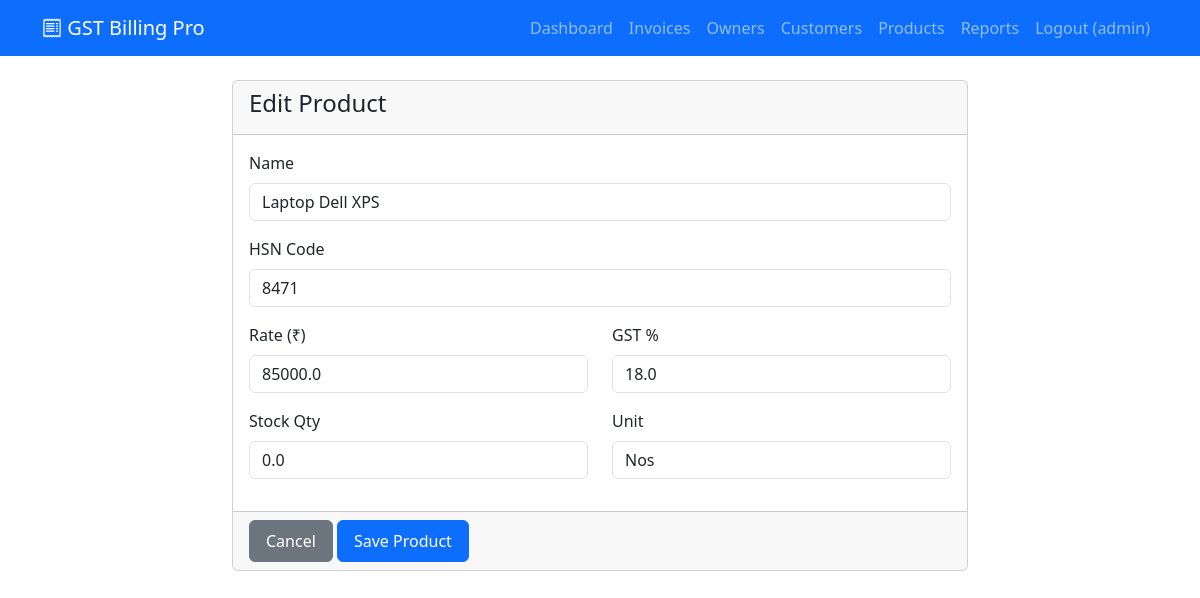
/main/product/1/edit (signed in), run on the app's committed database.
### MultipleFiles/models.py (models this page shows, shortened)
class User(db.Model, UserMixin):
    __tablename__ = 'user'
    id = db.Column(db.Integer, primary_key=True)
    username = db.Column(db.String(80), unique=True, nullable=False)
    email = db.Column(db.String(120), unique=True, nullable=False)
    password_hash = db.Column(db.String(128), nullable=False)

class Product(db.Model):
    id = db.Column(db.Integer, primary_key=True)
    name = db.Column(db.String(100), nullable=False)
    hsn_code = db.Column(db.String(20))
    rate = db.Column(db.Float)
    gst_percent = db.Column(db.Float, default=18.0)
    stock_qty = db.Column(db.Float, default=0.0)
    unit = db.Column(db.String(20), default='Nos')

### MultipleFiles/routes.py (the view, shortened to what this page needs)
@main.route('/product/<int:id>/edit', methods=['GET', 'POST'])
@login_required
def product_edit(id):
    product = Product.query.get_or_404(id)
    return render_template('product_form.html', product=product)

### MultipleFiles/templates/product_form.html (shortened to what this page needs)
{% extends "base.html" %}
{% block content %}
<div class="row justify-content-center">
    <div class="col-md-8">
        <div class="card">
            <div class="card-header">
                <h4>{{ 'Edit' if product else 'Add' }} Product</h4>
            </div>
            <form method="POST">
                <div class="card-body">
                    <div class="mb-3">
                        <label class="form-label">Name</label>
                        <input type="text" name="name" class="form-control" value="{{ product.name if product else '' }}" required>
                    </div>
                    <div class="mb-3">
                        <label class="form-label">HSN Code</label>
                        <input type="text" name="hsn_code" class="form-control" value="{{ product.hsn_code if product else '' }}">
                    </div>
                    <div class="row">
                        <div class="col-md-6 mb-3">
                            <label class="form-label">Rate (₹)</label>
                            <input type="number" step="0.01" name="rate" class="form-control" value="{{ product.rate if product else '' }}">
                        </div>
                        <div class="col-md-6 mb-3">
                            <label class="form-label">GST %</label>
                            <input type="number" step="0.1" name="gst_percent" class="form-control" value="{{ product.gst_percent if product else '18.0' }}">
                        </div>
                    </div>
                    <div class="row">
                        <div class="col-md-6 mb-3">
                            <label class="form-label">Stock Qty</label>
                            <input type="number" name="stock_qty" class="form-control" value="{{ product.stock_qty if product else '0' }}">
                        </div>
                        <div class="col-md-6">
                            <label class="form-label">Unit</label>
                            <input type="text" name="unit" class="form-control" value="{{ product.unit if product else 'Nos' }}">
                        </div>
                    </div>
                </div>
                <div class="card-footer">
                    <a href="{{ url_for('main.products') }}" class="btn btn-secondary">Cancel</a>
                    <button type="submit" class="btn btn-primary">Save Product</button>
                </div>
            </form>
        </div>
    </div>
</div>
{% endblock %}

### MultipleFiles/templates/base.html (shortened to what this page needs)
<!DOCTYPE html>
<html lang="en">
<head>
    <link href="https://cdn.jsdelivr.net/npm/bootstrap@5.3.3/dist/css/bootstrap.min.css" rel="stylesheet">
    <link rel="stylesheet" href="{{ url_for('static', filename='css/invoice.css') }}">
    <link href="https://cdn.jsdelivr.net/npm/bootstrap-icons@1.11.3/font/bootstrap-icons.css" rel="stylesheet">
</head>
<body>
    <nav class="navbar navbar-expand-lg navbar-dark bg-primary">
        <div class="container">
            {% if current_user.is_authenticated %}
            <a class="navbar-brand" href="{{ url_for('main.dashboard') }}">
                <i class="bi bi-receipt"></i> GST Billing Pro
            </a>
            <div class="navbar-nav ms-auto">
                <a class="nav-link" href="{{ url_for('main.dashboard') }}">Dashboard</a>
                <a class="nav-link" href="{{ url_for('main.invoice_list') }}">Invoices</a>
                <a class="nav-link" href="{{ url_for('main.owner_list') }}">Owners</a>
                <a class="nav-link" href="{{ url_for('main.customer_list') }}">Customers</a>
                <a class="nav-link" href="{{ url_for('main.products') }}">Products</a>
                <a class="nav-link" href="{{ url_for('main.reports') }}">Reports</a>
                <a class="nav-link" href="{{ url_for('main.logout') }}">Logout ({{ current_user.username }})</a>
            </div>
            {% endif %}
        </div>
    </nav>
    <div class="container mt-4">
        {% block content %}{% endblock %}
    </div>
</body>
</html>

### MultipleFiles/static/css/invoice.css (style rules this page uses)
body { font-family: 'Segoe UI', Tahoma, Geneva, Verdana, sans-serif; }
.btn { padding: 8px 16px; }

### data on the page
User: username "admin"
Product: name "Laptop Dell XPS", hsn_code "8471", rate "85000.0", gst_percent "18.0", stock_qty "0.0", unit "Nos"

### other printed values
{{ 'Edit' if product else 'Add' }} "Edit"
